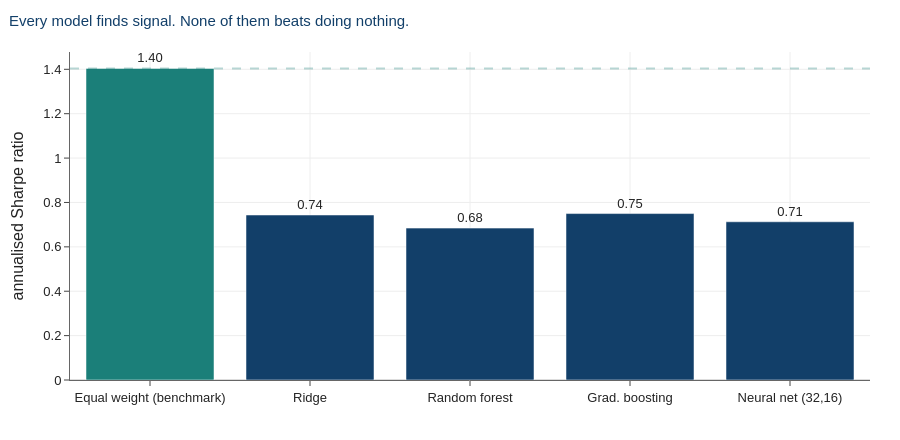

The notebook cell saved with this chart:
### Markdown cell above
## B3. Reading that table honestly

**The models do find something.** Rank information coefficients near 0.10, with
$t$-statistics above 4, are not noise. There is real predictable structure in which
anomalies do well next month, and all four model families find roughly the same
amount of it.

**The $R^2$ values are tiny, and one is negative.** Note which model has the negative
$R^2$ — and note that it is not the worst performer on the long-short Sharpe. This is
the Part A divergence appearing on real data: a forecast can be poorly scaled and
correctly ordered.

**Every model is beaten by equal weights.** The long-short timing portfolios earn
Sharpe ratios around 0.7. The benchmark, which required no estimation at all, earns
about 1.4.

### Code cell
comparison = (results[["model", "ls_sharpe"]]
              .rename(columns={"ls_sharpe": "sharpe"}))
comparison = pd.concat([
    pd.DataFrame([{"model": "Equal weight (benchmark)", "sharpe": BENCHMARK}]),
    comparison], ignore_index=True)

fig = go.Figure(go.Bar(
    x=comparison.model, y=comparison.sharpe,
    marker_color=[TEAL] + [NAVY] * len(results),
    text=[f"{v:.2f}" for v in comparison.sharpe],
    textposition="outside", cliponaxis=False))
fig.add_hline(y=BENCHMARK, line=dict(color=TEAL, width=2, dash="dash"))
fig.update_yaxes(title="annualised Sharpe ratio")
airm_layout(fig, "Every model finds signal. None of them beats doing nothing.",
            height=440)

### Figure 1 — Plotly figure (JSON) as saved in the notebook; plotly's stock layout.template omitted (floating-point values rounded to 4 significant figures)
{"data": [{"cliponaxis": false, "marker": {"color": ["#1B7F79", "#123F69", "#123F69", "#123F69", "#123F69"]}, "text": ["1.40", "0.74", "0.68", "0.75", "0.71"], "textposition": "outside", "type": "bar", "x": ["Equal weight (benchmark)", "Ridge", "Random forest", "Grad. boosting", "Neural net (32,16)"], "y": [1.404, 0.7435, 0.6844, 0.7499, 0.713]}], "layout": {"font": {"family": "Helvetica, Arial, sans-serif", "size": 13}, "height": 440, "margin": {"b": 60, "l": 70, "r": 30, "t": 52}, "shapes": [{"line": {"color": "#1B7F79", "dash": "dash", "width": 2}, "type": "line", "x0": 0, "x1": 1, "xref": "x domain", "y0": 1.404, "y1": 1.404, "yref": "y"}], "title": {"font": {"color": "#123F69", "size": 15}, "text": "Every model finds signal. None of them beats doing nothing.", "x": 0.01, "xanchor": "left"}, "xaxis": {"gridcolor": "#EEEEEE", "linecolor": "#666666", "showgrid": true, "ticks": "outside", "zeroline": false}, "yaxis": {"gridcolor": "#EEEEEE", "linecolor": "#666666", "showgrid": true, "ticks": "outside", "title": {"text": "annualised Sharpe ratio"}, "zeroline": true, "zerolinecolor": "#BBBBBB"}}}
